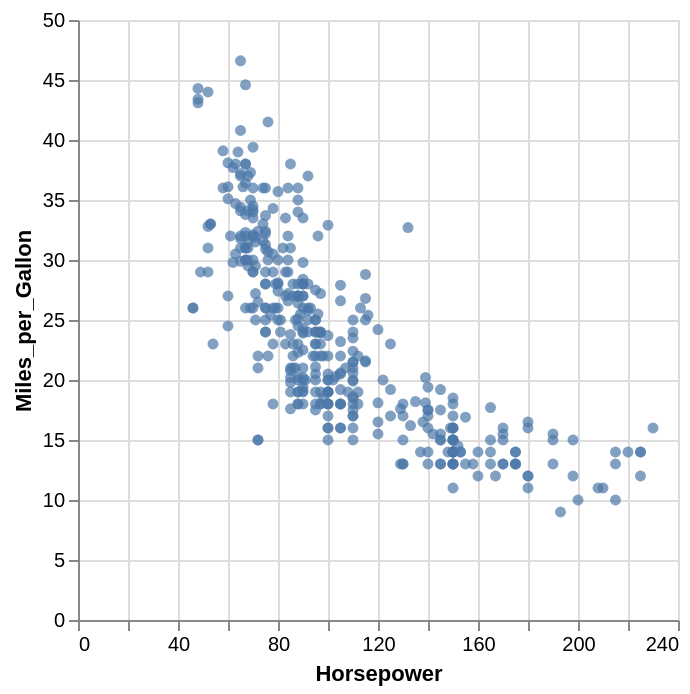

The Vega-Lite source for this figure:
### Vega-Lite specification from a JSON file in a GitHub repository (floating-point values rounded to 4 significant figures; data arrays with more than 128 entries replaced by an {"elided": "..."} marker saying what was removed)
{"$schema": "https://vega.github.io/schema/vega-lite/v4.json", "data": {"values": {"elided": "406 records"}}, "mark": {"type": "point", "filled": true}, "encoding": {"x": {"field": "Horsepower", "type": "quantitative"}, "y": {"field": "Miles_per_Gallon", "type": "quantitative"}}}
